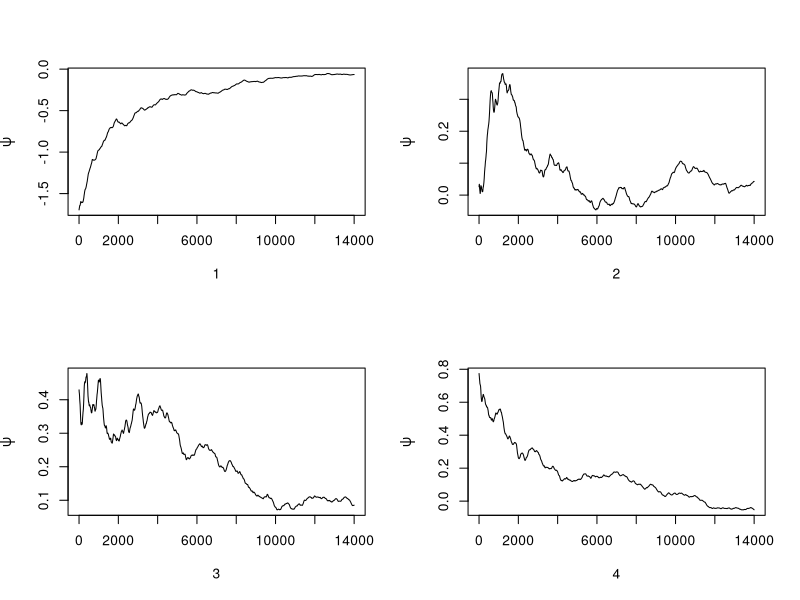
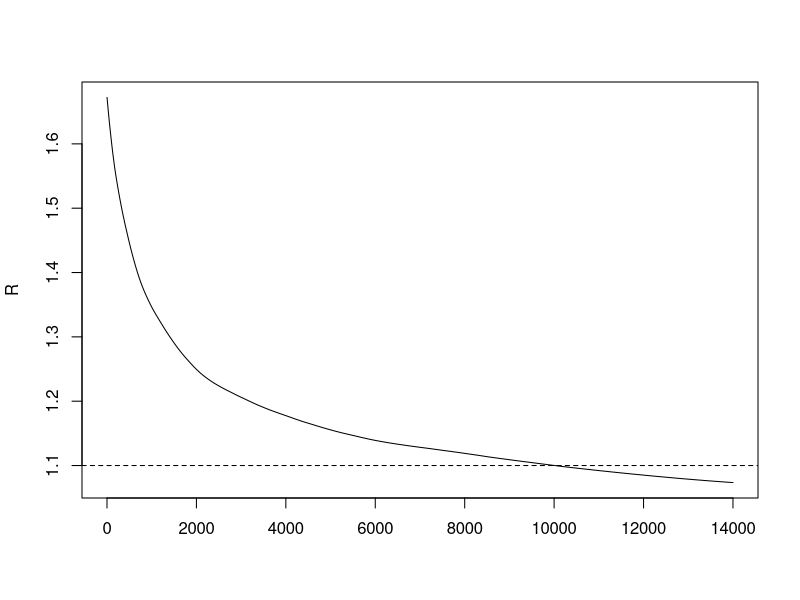

R code for these plots, in order:
# Gelman.Rubin
Gelman.Rubin <- function(psi){
  # psi[i,j] is the statistic psi(X[i, 1:j])
  # for chan in i-th row of X
  psi <- as.matrix(psi)
  n <- ncol(psi)
  k <- nrow(psi)
  psi.means <- rowMeans(psi)
  B <- n * var(psi.means)
  psi.w <- apply(psi, 1, var)
  W <- mean(psi.w)
  v.hat <- W * (n-1) / n + (B / (n*k))
  r.hat <- v.hat / W
  return(r.hat)
}

normal.chain <- function(sigma, N, X1){
  # generates a Metropolis chain for N(0,1)
  # with Normal(X[t], sigma) proposal distribution
  # and starting value X1
  x <- rep(0, N)
  x[1] <- X1
  u <- runif(N)
  for(i in 2:N){
    xt <- x[i-1]
    y <- rnorm(1, xt, sigma) # candidate point
    r1 <- dnorm(y, 0, 1) * dnorm(xt, y, sigma)
    r2 <- dnorm(xt, 0, 1) * dnorm(y, xt, sigma)
    r <- r1 / r2
    if(u[i] <= r) x[i] <- y
    else x[i] <- xt
  }
  return(x)
}

# GO! ====
sigma <- 0.2  # parameter of proposal distribution
k <- 4        # number of chains to generate
n <- 15000    # length of chains
b <- 1000     # burn-in length

# choose overdispersed initial values
x0 <- c(-10, -5, 5, 10)

# generate the chains
X <- matrix(0, nrow = k, ncol = n)
for(i in 1:k)
  X[i,] <- normal.chain(sigma, n, x0[i])

# compute diagnostic statistics
psi <- t(apply(X, 1, cumsum))
for(i in 1:nrow(psi))
  psi[i,] <- psi[i,] / (1:ncol(psi))
print(Gelman.Rubin(psi))

# plot psi for the four chains
par(mfrow = c(2,2))
for(i in 1:k)
  plot(psi[i, (b+1):n], type = 'l', xlab = i, ylab = bquote(psi))
par(mfrow = c(1,1)) # restore default

# plot the sequence of R-hat statitics
rhat <- rep(0, n)
for(j in (b+1):n)
  rhat[j] <- Gelman.Rubin(psi[, 1:j])
plot(rhat[(b+1):n], type = 'l', xlab = '', ylab = "R")
abline(h = 1.1, lty = 2)